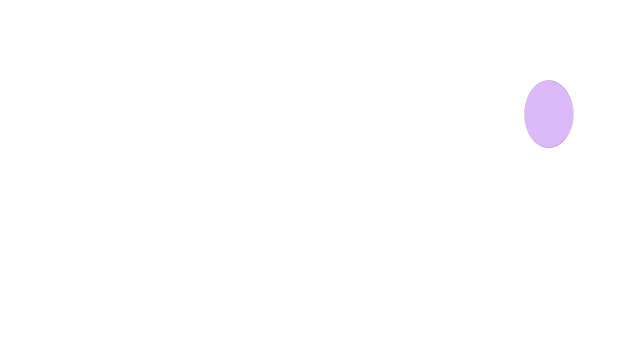
Frame 1 (no input)
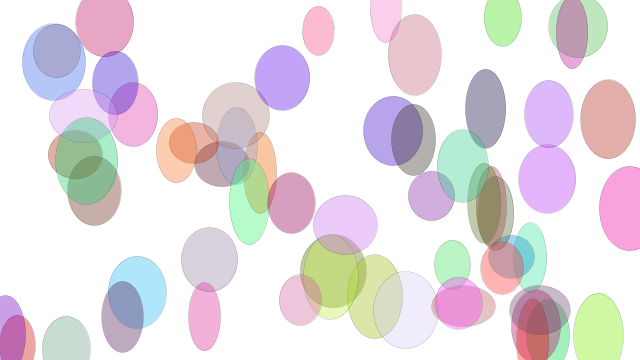
Frame 60 (the mouse pressed at the canvas centre just before this capture)
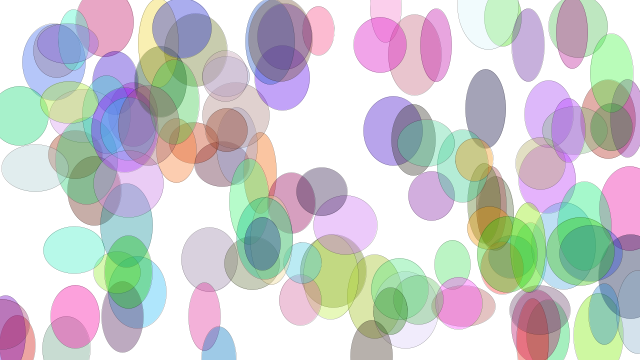
Frame 120 (the mouse held since frame 60 and released just before this capture)

The Processing sketch that drew these frames (run headless with seeded random() and noise(); from frame 60 on, the mouse is pressed at the canvas centre):

// Processing sketch: Pointillism
// ── Pointillism.pde
float circleX, circleY;
float R, G, B, alpha;
float circleWidth, circleHeight;

void setup(){
    size(640, 360);
    background(255);
}

void draw(){
    
    R = random(0, 256);
    G = random(0, 256);
    B = random(0, 256);
    
    alpha = random(95, 100);
    
    fill(R, G, B, alpha);
    
    strokeWeight(0);
    stroke(0);
    
    circleX = random(0, 640);
    circleY = random(0, 360);
    
    circleWidth = random(30, 70);
    circleHeight = random(40, 90);
    
    ellipse(circleX, circleY, circleWidth, circleHeight);
}
